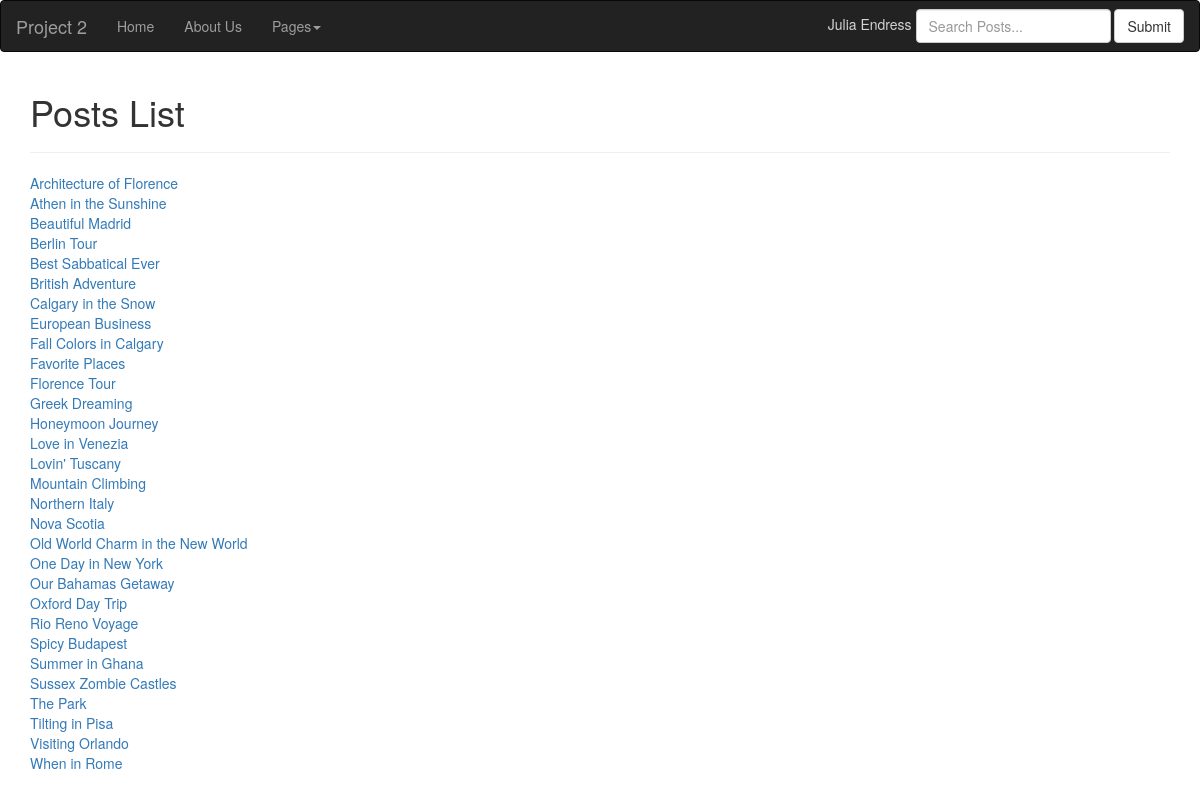
Screenshot of /postlist.php with the database file from the repository.
### tables this page shows
CREATE TABLE IF NOT EXISTS `travelpost` (
  `PostID` int(11) NOT NULL AUTO_INCREMENT,
  `UID` int(11) DEFAULT NULL,
  `ParentPost` int(11) DEFAULT NULL,
  `Title` varchar(255) DEFAULT NULL,
  `Message` longtext,
  `PostTime` datetime DEFAULT NULL,
  PRIMARY KEY (`PostID`),
  KEY `UID` (`UID`)
);

### pdo/postlist.pdo.php (the view, shortened to what this page needs)
<?php
function outputLinks() {
   try {
         $pdo = new PDO(DBCONNSTRING,DBUSER,DBPASS);
         $pdo->setAttribute(PDO::ATTR_ERRMODE, PDO::ERRMODE_EXCEPTION);
         $sql = "SELECT * FROM travelpost ORDER BY Title";
         $result = $pdo->query($sql);
         while ($row = $result->fetch()) {
            echo '<a href=singlepost' . '?id=' . $row['PostID']  . '>' . $row['Title'] . '</a> <br />';
         }
   }
   catch (PDOException $e) {
      die( $e->getMessage() );
   }
}
?>

### postlist.php (shortened to what this page needs)
<?php include "pdo/postlist.pdo.php" ?>
<!DOCTYPE html>
<html lang="en">
<head>
	<link href="css/bootstrap.min.css" rel="stylesheet">
	<link href="css/myCSS.css" rel="stylesheet">
</head>
<body>
	<?php include 'nav.php'; ?>
	<div class="row">
		<div class="container">
		  <h1>Posts List</h1>
		  <hr>
		  <?php outputLinks(); ?>
		</div>
	</div>
</body>
</html>

### nav.php (shortened to what this page needs)
<nav class="navbar navbar-inverse">
  <div class="container-fluid">
    <div class="navbar-header">
      <a class="navbar-brand" href="index.php">Project 2</a>
    </div>
    <ul class="nav navbar-nav">
      <li><a href="index.php">Home</a></li>
      <li><a href="about.php">About Us</a></li>
      <li class="dropdown">
        <a class="dropdown-toggle" data-toggle="dropdown" href="#">Pages<span class="caret"></span></a>
      </li>
    </ul>
    <form class="navbar-form navbar-right" action="search.php" method="get">
      <div class="form-group">
        <span class="mySpan">Julia Endress </span><input type="text" name="query" class="form-control" placeholder="Search Posts...">
      </div>
      <button type="submit" class="btn btn-default">Submit</button>
    </form>
  </div>
</nav>

### css/myCSS.css (style rules this page uses)
.mySpan { color: lightgrey; }

### rows the page displays
travelpost: Title "Architecture of Florence"
travelpost: Title "Athen in the Sunshine"
travelpost: Title "Beautiful Madrid"
travelpost: Title "Berlin Tour"
travelpost: Title "Best Sabbatical Ever"
travelpost: Title "British Adventure"
travelpost: Title "Calgary in the Snow"
travelpost: Title "European Business"
travelpost: Title "Fall Colors in Calgary"
travelpost: Title "Favorite Places"
travelpost: Title "Florence Tour"
travelpost: Title "Greek Dreaming"
travelpost: Title "Honeymoon Journey"
travelpost: Title "Love in Venezia"
travelpost: Title "Lovin' Tuscany"
travelpost: Title "Mountain Climbing"
travelpost: Title "Northern Italy"
travelpost: Title "Nova Scotia"
travelpost: Title "Old World Charm in the New World"
travelpost: Title "One Day in New York"
travelpost: Title "Our Bahamas Getaway"
travelpost: Title "Oxford Day Trip"
travelpost: Title "Rio Reno Voyage"
travelpost: Title "Spicy Budapest"
travelpost: Title "Summer in Ghana"
travelpost: Title "Sussex Zombie Castles"
travelpost: Title "The Park"
travelpost: Title "Tilting in Pisa"
travelpost: Title "Visiting Orlando"
travelpost: Title "When in Rome"
